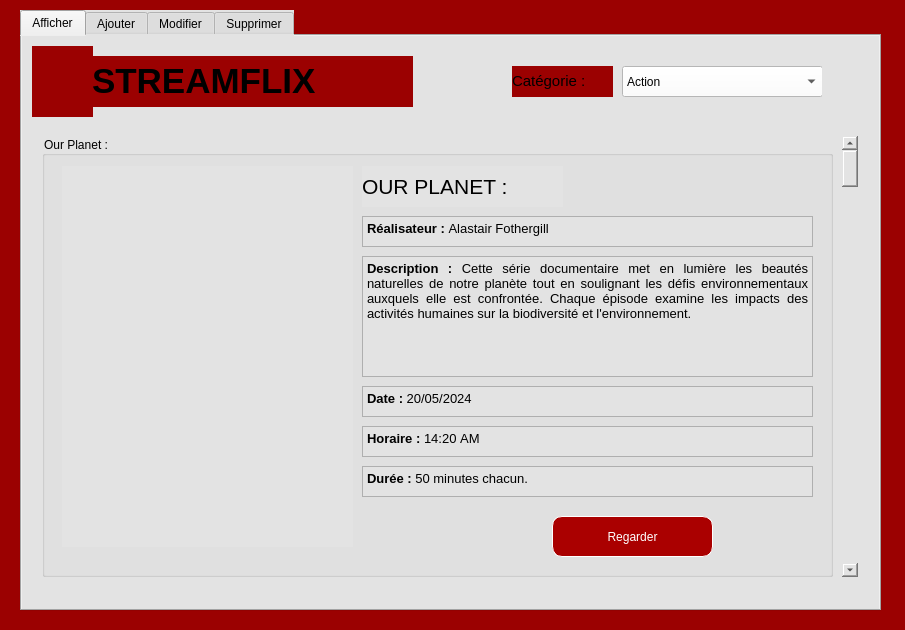
<?xml version="1.0" encoding="UTF-8"?>
<ui version="4.0">
 <class>Emission</class>
 <widget class="QDialog" name="Emission">
  <property name="geometry">
   <rect>
    <x>0</x>
    <y>0</y>
    <width>905</width>
    <height>630</height>
   </rect>
  </property>
  <property name="windowTitle">
   <string>Emission</string>
  </property>
  <property name="styleSheet">
   <string notr="true">background-color: rgb(155, 1, 1);</string>
  </property>
  <widget class="QTabWidget" name="tabWidget">
   <property name="geometry">
    <rect>
     <x>20</x>
     <y>10</y>
     <width>861</width>
     <height>601</height>
    </rect>
   </property>
   <property name="styleSheet">
    <string notr="true">background-color: rgb(227, 227, 227);
font: 9pt &quot;Sitka&quot;;</string>
   </property>
   <property name="currentIndex">
    <number>0</number>
   </property>
   <widget class="QWidget" name="tab_2">
    <attribute name="title">
     <string>Afficher</string>
    </attribute>
    <widget class="QLabel" name="label_2">
     <property name="geometry">
      <rect>
       <x>0</x>
       <y>-40</y>
       <width>941</width>
       <height>631</height>
      </rect>
     </property>
     <property name="styleSheet">
      <string notr="true">image: url(:/new/prefix1/BackRouge.png);</string>
     </property>
     <property name="text">
      <string/>
     </property>
    </widget>
    <widget class="QLabel" name="label_40">
     <property name="geometry">
      <rect>
       <x>10</x>
       <y>10</y>
       <width>61</width>
       <height>71</height>
      </rect>
     </property>
     <property name="styleSheet">
      <string notr="true">background-color: rgb(155, 1, 1);
image: url(:/new/prefix1/Logo.png);</string>
     </property>
     <property name="text">
      <string/>
     </property>
    </widget>
    <widget class="QComboBox" name="comboBox_4">
     <property name="geometry">
      <rect>
       <x>600</x>
       <y>30</y>
       <width>201</width>
       <height>31</height>
      </rect>
     </property>
     <property name="styleSheet">
      <string notr="true">background-color: rgb(255, 255, 255);</string>
     </property>
     <item>
      <property name="text">
       <string>Action</string>
      </property>
     </item>
     <item>
      <property name="text">
       <string>Drame</string>
      </property>
     </item>
     <item>
      <property name="text">
       <string>Historique</string>
      </property>
     </item>
     <item>
      <property name="text">
       <string>Documentaire</string>
      </property>
     </item>
    </widget>
    <widget class="QLabel" name="label_41">
     <property name="geometry">
      <rect>
       <x>490</x>
       <y>30</y>
       <width>101</width>
       <height>31</height>
      </rect>
     </property>
     <property name="styleSheet">
      <string notr="true">background-color: rgb(155, 1, 1);</string>
     </property>
     <property name="text">
      <string>&lt;html&gt;&lt;head/&gt;&lt;body&gt;&lt;p&gt;&lt;span style=&quot; font-size:11pt;&quot;&gt;Catégorie :&lt;/span&gt;&lt;/p&gt;&lt;/body&gt;&lt;/html&gt;</string>
     </property>
    </widget>
    <widget class="QGroupBox" name="groupBox_4">
     <property name="geometry">
      <rect>
       <x>20</x>
       <y>100</y>
       <width>791</width>
       <height>441</height>
      </rect>
     </property>
     <property name="title">
      <string>Our Planet :</string>
     </property>
     <widget class="QTextEdit" name="textEdit_4">
      <property name="geometry">
       <rect>
        <x>320</x>
        <y>120</y>
        <width>451</width>
        <height>121</height>
       </rect>
      </property>
      <property name="html">
       <string>&lt;!DOCTYPE HTML PUBLIC &quot;-//W3C//DTD HTML 4.0//EN&quot; &quot;http://www.w3.org/TR/REC-html40/strict.dtd&quot;&gt;
&lt;html&gt;&lt;head&gt;&lt;meta name=&quot;qrichtext&quot; content=&quot;1&quot; /&gt;&lt;style type=&quot;text/css&quot;&gt;
p, li { white-space: pre-wrap; }
&lt;/style&gt;&lt;/head&gt;&lt;body style=&quot; font-family:'Sitka'; font-size:9pt; font-weight:400; font-style:normal;&quot;&gt;
&lt;p align=&quot;justify&quot; style=&quot; margin-top:0px; margin-bottom:0px; margin-left:0px; margin-right:0px; -qt-block-indent:0; text-indent:0px;&quot;&gt;&lt;span style=&quot; font-family:'Imprint MT Shadow'; font-size:10pt; font-weight:600;&quot;&gt;Description :&lt;/span&gt;&lt;span style=&quot; font-family:'Imprint MT Shadow'; font-size:10pt;&quot;&gt; Cette série documentaire met en lumière les beautés naturelles de notre planète tout en soulignant les défis environnementaux auxquels elle est confrontée. Chaque épisode examine les impacts des activités humaines sur la biodiversité et l'environnement.&lt;/span&gt;&lt;/p&gt;&lt;/body&gt;&lt;/html&gt;</string>
      </property>
     </widget>
     <widget class="QTextEdit" name="textEdit_5">
      <property name="geometry">
       <rect>
        <x>320</x>
        <y>80</y>
        <width>451</width>
        <height>31</height>
       </rect>
      </property>
      <property name="html">
       <string>&lt;!DOCTYPE HTML PUBLIC &quot;-//W3C//DTD HTML 4.0//EN&quot; &quot;http://www.w3.org/TR/REC-html40/strict.dtd&quot;&gt;
&lt;html&gt;&lt;head&gt;&lt;meta name=&quot;qrichtext&quot; content=&quot;1&quot; /&gt;&lt;style type=&quot;text/css&quot;&gt;
p, li { white-space: pre-wrap; }
&lt;/style&gt;&lt;/head&gt;&lt;body style=&quot; font-family:'Sitka'; font-size:9pt; font-weight:400; font-style:normal;&quot;&gt;
&lt;p align=&quot;justify&quot; style=&quot; margin-top:0px; margin-bottom:0px; margin-left:0px; margin-right:0px; -qt-block-indent:0; text-indent:0px;&quot;&gt;&lt;span style=&quot; font-family:'Imprint MT Shadow'; font-size:10pt; font-weight:600;&quot;&gt;Réalisateur : &lt;/span&gt;&lt;span style=&quot; font-family:'Imprint MT Shadow'; font-size:10pt;&quot;&gt;Alastair Fothergill&lt;/span&gt;&lt;/p&gt;&lt;/body&gt;&lt;/html&gt;</string>
      </property>
     </widget>
     <widget class="QTextEdit" name="textEdit_6">
      <property name="geometry">
       <rect>
        <x>320</x>
        <y>330</y>
        <width>451</width>
        <height>31</height>
       </rect>
      </property>
      <property name="html">
       <string>&lt;!DOCTYPE HTML PUBLIC &quot;-//W3C//DTD HTML 4.0//EN&quot; &quot;http://www.w3.org/TR/REC-html40/strict.dtd&quot;&gt;
&lt;html&gt;&lt;head&gt;&lt;meta name=&quot;qrichtext&quot; content=&quot;1&quot; /&gt;&lt;style type=&quot;text/css&quot;&gt;
p, li { white-space: pre-wrap; }
&lt;/style&gt;&lt;/head&gt;&lt;body style=&quot; font-family:'Sitka'; font-size:9pt; font-weight:400; font-style:normal;&quot;&gt;
&lt;p style=&quot; margin-top:0px; margin-bottom:0px; margin-left:0px; margin-right:0px; -qt-block-indent:0; text-indent:0px;&quot;&gt;&lt;span style=&quot; font-family:'Imprint MT Shadow'; font-size:10pt; font-weight:600;&quot;&gt;Durée :&lt;/span&gt;&lt;span style=&quot; font-family:'Imprint MT Shadow'; font-size:10pt;&quot;&gt; 50 minutes chacun.&lt;/span&gt;&lt;/p&gt;&lt;/body&gt;&lt;/html&gt;</string>
      </property>
     </widget>
     <widget class="QLabel" name="label_42">
      <property name="geometry">
       <rect>
        <x>20</x>
        <y>30</y>
        <width>291</width>
        <height>381</height>
       </rect>
      </property>
      <property name="styleSheet">
       <string notr="true">image: url(:/new/prefix1/OurPlanet.png);</string>
      </property>
      <property name="text">
       <string/>
      </property>
     </widget>
     <widget class="QLabel" name="label_43">
      <property name="geometry">
       <rect>
        <x>320</x>
        <y>30</y>
        <width>201</width>
        <height>41</height>
       </rect>
      </property>
      <property name="text">
       <string>&lt;html&gt;&lt;head/&gt;&lt;body&gt;&lt;p&gt;&lt;span style=&quot; font-size:16pt;&quot;&gt;OUR PLANET :&lt;/span&gt;&lt;/p&gt;&lt;/body&gt;&lt;/html&gt;</string>
      </property>
     </widget>
     <widget class="QPushButton" name="pushButton_15">
      <property name="geometry">
       <rect>
        <x>510</x>
        <y>380</y>
        <width>161</width>
        <height>41</height>
       </rect>
      </property>
      <property name="styleSheet">
       <string notr="true">background-color: rgb(170, 0, 0);
border :1px solid rgb(255, 255, 255);
border-radius :10px;
color: #FFF;
padding-left: 20px;
padding-right:20px;
</string>
      </property>
      <property name="text">
       <string>Regarder</string>
      </property>
     </widget>
     <widget class="QTextEdit" name="textEdit_7">
      <property name="geometry">
       <rect>
        <x>320</x>
        <y>250</y>
        <width>451</width>
        <height>31</height>
       </rect>
      </property>
      <property name="html">
       <string>&lt;!DOCTYPE HTML PUBLIC &quot;-//W3C//DTD HTML 4.0//EN&quot; &quot;http://www.w3.org/TR/REC-html40/strict.dtd&quot;&gt;
&lt;html&gt;&lt;head&gt;&lt;meta name=&quot;qrichtext&quot; content=&quot;1&quot; /&gt;&lt;style type=&quot;text/css&quot;&gt;
p, li { white-space: pre-wrap; }
&lt;/style&gt;&lt;/head&gt;&lt;body style=&quot; font-family:'Sitka'; font-size:9pt; font-weight:400; font-style:normal;&quot;&gt;
&lt;p style=&quot; margin-top:0px; margin-bottom:0px; margin-left:0px; margin-right:0px; -qt-block-indent:0; text-indent:0px;&quot;&gt;&lt;span style=&quot; font-family:'Imprint MT Shadow'; font-size:10pt; font-weight:600;&quot;&gt;Date : &lt;/span&gt;&lt;span style=&quot; font-family:'Imprint MT Shadow'; font-size:10pt;&quot;&gt;20/05/2024&lt;/span&gt;&lt;/p&gt;&lt;/body&gt;&lt;/html&gt;</string>
      </property>
     </widget>
     <widget class="QTextEdit" name="textEdit_8">
      <property name="geometry">
       <rect>
        <x>320</x>
        <y>290</y>
        <width>451</width>
        <height>31</height>
       </rect>
      </property>
      <property name="html">
       <string>&lt;!DOCTYPE HTML PUBLIC &quot;-//W3C//DTD HTML 4.0//EN&quot; &quot;http://www.w3.org/TR/REC-html40/strict.dtd&quot;&gt;
&lt;html&gt;&lt;head&gt;&lt;meta name=&quot;qrichtext&quot; content=&quot;1&quot; /&gt;&lt;style type=&quot;text/css&quot;&gt;
p, li { white-space: pre-wrap; }
&lt;/style&gt;&lt;/head&gt;&lt;body style=&quot; font-family:'Sitka'; font-size:9pt; font-weight:400; font-style:normal;&quot;&gt;
&lt;p style=&quot; margin-top:0px; margin-bottom:0px; margin-left:0px; margin-right:0px; -qt-block-indent:0; text-indent:0px;&quot;&gt;&lt;span style=&quot; font-family:'Imprint MT Shadow'; font-size:10pt; font-weight:600;&quot;&gt;Horaire :&lt;/span&gt;&lt;span style=&quot; font-family:'Imprint MT Shadow'; font-size:10pt;&quot;&gt; 14:20&lt;/span&gt;&lt;span style=&quot; font-family:'Imprint MT Shadow'; font-size:10pt; font-weight:600;&quot;&gt; &lt;/span&gt;&lt;span style=&quot; font-family:'Imprint MT Shadow'; font-size:10pt;&quot;&gt;AM&lt;/span&gt;&lt;/p&gt;&lt;/body&gt;&lt;/html&gt;</string>
      </property>
     </widget>
    </widget>
    <widget class="QScrollBar" name="verticalScrollBar">
     <property name="geometry">
      <rect>
       <x>890</x>
       <y>90</y>
       <width>20</width>
       <height>441</height>
      </rect>
     </property>
     <property name="orientation">
      <enum>Qt::Vertical</enum>
     </property>
    </widget>
    <widget class="QLabel" name="label_14">
     <property name="geometry">
      <rect>
       <x>800</x>
       <y>30</y>
       <width>41</width>
       <height>31</height>
      </rect>
     </property>
     <property name="styleSheet">
      <string notr="true">image: url(:/new/prefix1/Tri.png);</string>
     </property>
     <property name="text">
      <string/>
     </property>
    </widget>
    <widget class="QScrollBar" name="verticalScrollBar_2">
     <property name="geometry">
      <rect>
       <x>820</x>
       <y>100</y>
       <width>16</width>
       <height>441</height>
      </rect>
     </property>
     <property name="orientation">
      <enum>Qt::Vertical</enum>
     </property>
    </widget>
    <widget class="QLabel" name="label_44">
     <property name="geometry">
      <rect>
       <x>70</x>
       <y>20</y>
       <width>321</width>
       <height>51</height>
      </rect>
     </property>
     <property name="styleSheet">
      <string notr="true">background-color: rgb(155, 1, 1);</string>
     </property>
     <property name="text">
      <string>&lt;html&gt;&lt;head/&gt;&lt;body&gt;&lt;p&gt;&lt;span style=&quot; font-size:26pt; font-weight:600;&quot;&gt;STREAMFLIX&lt;/span&gt;&lt;/p&gt;&lt;/body&gt;&lt;/html&gt;</string>
     </property>
    </widget>
   </widget>
   <widget class="QWidget" name="tab">
    <attribute name="title">
     <string>Ajouter</string>
    </attribute>
    <widget class="QLabel" name="label_3">
     <property name="geometry">
      <rect>
       <x>-170</x>
       <y>0</y>
       <width>1201</width>
       <height>571</height>
      </rect>
     </property>
     <property name="styleSheet">
      <string notr="true">image: url(:/new/prefix1/Background.png);</string>
     </property>
     <property name="text">
      <string/>
     </property>
    </widget>
    <widget class="QLineEdit" name="lineEdit">
     <property name="geometry">
      <rect>
       <x>320</x>
       <y>130</y>
       <width>141</width>
       <height>20</height>
      </rect>
     </property>
     <property name="styleSheet">
      <string notr="true">background-color: rgb(255, 255, 255);</string>
     </property>
    </widget>
    <widget class="QLineEdit" name="lineEdit_2">
     <property name="geometry">
      <rect>
       <x>320</x>
       <y>180</y>
       <width>141</width>
       <height>20</height>
      </rect>
     </property>
     <property name="styleSheet">
      <string notr="true">background-color: rgb(255, 255, 255);</string>
     </property>
    </widget>
    <widget class="QLabel" name="label_4">
     <property name="geometry">
      <rect>
       <x>160</x>
       <y>130</y>
       <width>121</width>
       <height>16</height>
      </rect>
     </property>
     <property name="styleSheet">
      <string notr="true">background-color: rgb(227, 227, 227);</string>
     </property>
     <property name="text">
      <string>Id Emission :</string>
     </property>
    </widget>
    <widget class="QLabel" name="label_5">
     <property name="geometry">
      <rect>
       <x>490</x>
       <y>180</y>
       <width>121</width>
       <height>16</height>
      </rect>
     </property>
     <property name="text">
      <string>Réalisateur :</string>
     </property>
    </widget>
    <widget class="QLabel" name="label_6">
     <property name="geometry">
      <rect>
       <x>160</x>
       <y>180</y>
       <width>151</width>
       <height>21</height>
      </rect>
     </property>
     <property name="text">
      <string>Titre de l'Emission :</string>
     </property>
    </widget>
    <widget class="QLabel" name="label_7">
     <property name="geometry">
      <rect>
       <x>570</x>
       <y>235</y>
       <width>71</width>
       <height>16</height>
      </rect>
     </property>
     <property name="text">
      <string>Durée :</string>
     </property>
    </widget>
    <widget class="QLabel" name="label_8">
     <property name="geometry">
      <rect>
       <x>350</x>
       <y>230</y>
       <width>81</width>
       <height>21</height>
      </rect>
     </property>
     <property name="text">
      <string>Horaire :</string>
     </property>
    </widget>
    <widget class="QLabel" name="label_9">
     <property name="geometry">
      <rect>
       <x>160</x>
       <y>230</y>
       <width>47</width>
       <height>21</height>
      </rect>
     </property>
     <property name="text">
      <string>Date :</string>
     </property>
    </widget>
    <widget class="QLineEdit" name="lineEdit_3">
     <property name="geometry">
      <rect>
       <x>610</x>
       <y>180</y>
       <width>141</width>
       <height>20</height>
      </rect>
     </property>
     <property name="styleSheet">
      <string notr="true">background-color: rgb(255, 255, 255);</string>
     </property>
    </widget>
    <widget class="QLineEdit" name="lineEdit_6">
     <property name="geometry">
      <rect>
       <x>640</x>
       <y>230</y>
       <width>113</width>
       <height>20</height>
      </rect>
     </property>
     <property name="styleSheet">
      <string notr="true">background-color: rgb(255, 255, 255);</string>
     </property>
    </widget>
    <widget class="QDateEdit" name="dateEdit">
     <property name="geometry">
      <rect>
       <x>210</x>
       <y>230</y>
       <width>121</width>
       <height>22</height>
      </rect>
     </property>
     <property name="styleSheet">
      <string notr="true">background-color: rgb(255, 255, 255);</string>
     </property>
    </widget>
    <widget class="QTimeEdit" name="timeEdit">
     <property name="geometry">
      <rect>
       <x>430</x>
       <y>230</y>
       <width>118</width>
       <height>22</height>
      </rect>
     </property>
     <property name="styleSheet">
      <string notr="true">background-color: rgb(255, 255, 255);</string>
     </property>
    </widget>
    <widget class="QLabel" name="label_10">
     <property name="geometry">
      <rect>
       <x>210</x>
       <y>280</y>
       <width>111</width>
       <height>41</height>
      </rect>
     </property>
     <property name="text">
      <string>Description :</string>
     </property>
    </widget>
    <widget class="QTextEdit" name="textEdit">
     <property name="geometry">
      <rect>
       <x>330</x>
       <y>290</y>
       <width>251</width>
       <height>71</height>
      </rect>
     </property>
     <property name="styleSheet">
      <string notr="true">background-color: rgb(255, 255, 255);</string>
     </property>
    </widget>
    <widget class="QPushButton" name="pushButton_8">
     <property name="geometry">
      <rect>
       <x>450</x>
       <y>410</y>
       <width>111</width>
       <height>31</height>
      </rect>
     </property>
     <property name="styleSheet">
      <string notr="true">background-color: rgb(170, 0, 0);
border :1px solid rgb(255, 255, 255);
border-radius :10px;
color: #FFF;
padding-left: 20px;
padding-right:20px;
</string>
     </property>
     <property name="text">
      <string>Quitter</string>
     </property>
    </widget>
    <widget class="QPushButton" name="pushButton_9">
     <property name="geometry">
      <rect>
       <x>320</x>
       <y>410</y>
       <width>111</width>
       <height>31</height>
      </rect>
     </property>
     <property name="styleSheet">
      <string notr="true">background-color: rgb(170, 0, 0);
border :1px solid rgb(255, 255, 255);
border-radius :10px;
color: #FFF;
padding-left: 20px;
padding-right:20px;
</string>
     </property>
     <property name="text">
      <string>Valider</string>
     </property>
    </widget>
    <widget class="QComboBox" name="comboBox">
     <property name="geometry">
      <rect>
       <x>610</x>
       <y>130</y>
       <width>141</width>
       <height>22</height>
      </rect>
     </property>
     <property name="styleSheet">
      <string notr="true">background-color: rgb(223, 223, 223);</string>
     </property>
     <item>
      <property name="text">
       <string>Action</string>
      </property>
     </item>
     <item>
      <property name="text">
       <string>Drame</string>
      </property>
     </item>
     <item>
      <property name="text">
       <string>Historique</string>
      </property>
     </item>
     <item>
      <property name="text">
       <string>Documentaire</string>
      </property>
     </item>
    </widget>
    <widget class="QLabel" name="label_11">
     <property name="geometry">
      <rect>
       <x>490</x>
       <y>130</y>
       <width>101</width>
       <height>21</height>
      </rect>
     </property>
     <property name="text">
      <string>Catégorie :</string>
     </property>
    </widget>
   </widget>
   <widget class="QWidget" name="tab_3">
    <attribute name="title">
     <string>Modifier</string>
    </attribute>
    <widget class="QLabel" name="label_18">
     <property name="geometry">
      <rect>
       <x>-170</x>
       <y>0</y>
       <width>1201</width>
       <height>571</height>
      </rect>
     </property>
     <property name="styleSheet">
      <string notr="true">image: url(:/new/prefix1/Background.png);</string>
     </property>
     <property name="text">
      <string/>
     </property>
    </widget>
    <widget class="QLabel" name="label_26">
     <property name="geometry">
      <rect>
       <x>160</x>
       <y>190</y>
       <width>171</width>
       <height>21</height>
      </rect>
     </property>
     <property name="text">
      <string>Titre de l'Emission :</string>
     </property>
    </widget>
    <widget class="QPushButton" name="pushButton_11">
     <property name="geometry">
      <rect>
       <x>450</x>
       <y>420</y>
       <width>111</width>
       <height>31</height>
      </rect>
     </property>
     <property name="styleSheet">
      <string notr="true">background-color: rgb(170, 0, 0);
border :1px solid rgb(255, 255, 255);
border-radius :10px;
color: #FFF;
padding-left: 20px;
padding-right:20px;
</string>
     </property>
     <property name="text">
      <string>Quitter</string>
     </property>
    </widget>
    <widget class="QTimeEdit" name="timeEdit_2">
     <property name="geometry">
      <rect>
       <x>430</x>
       <y>240</y>
       <width>118</width>
       <height>22</height>
      </rect>
     </property>
     <property name="styleSheet">
      <string notr="true">background-color: rgb(255, 255, 255);</string>
     </property>
    </widget>
    <widget class="QLineEdit" name="lineEdit_8">
     <property name="geometry">
      <rect>
       <x>600</x>
       <y>190</y>
       <width>151</width>
       <height>20</height>
      </rect>
     </property>
     <property name="styleSheet">
      <string notr="true">background-color: rgb(255, 255, 255);</string>
     </property>
    </widget>
    <widget class="QPushButton" name="pushButton_10">
     <property name="geometry">
      <rect>
       <x>320</x>
       <y>420</y>
       <width>111</width>
       <height>31</height>
      </rect>
     </property>
     <property name="styleSheet">
      <string notr="true">background-color: rgb(170, 0, 0);
border :1px solid rgb(255, 255, 255);
border-radius :10px;
color: #FFF;
padding-left: 20px;
padding-right:20px;
</string>
     </property>
     <property name="text">
      <string>Valider</string>
     </property>
    </widget>
    <widget class="QLabel" name="label_22">
     <property name="geometry">
      <rect>
       <x>490</x>
       <y>140</y>
       <width>101</width>
       <height>21</height>
      </rect>
     </property>
     <property name="text">
      <string>Catégorie :</string>
     </property>
    </widget>
    <widget class="QLabel" name="label_20">
     <property name="geometry">
      <rect>
       <x>490</x>
       <y>190</y>
       <width>101</width>
       <height>16</height>
      </rect>
     </property>
     <property name="text">
      <string>Réalisateur :</string>
     </property>
    </widget>
    <widget class="QTextEdit" name="textEdit_2">
     <property name="geometry">
      <rect>
       <x>330</x>
       <y>300</y>
       <width>251</width>
       <height>71</height>
      </rect>
     </property>
     <property name="styleSheet">
      <string notr="true">background-color: rgb(255, 255, 255);</string>
     </property>
    </widget>
    <widget class="QLineEdit" name="lineEdit_7">
     <property name="geometry">
      <rect>
       <x>640</x>
       <y>240</y>
       <width>113</width>
       <height>20</height>
      </rect>
     </property>
     <property name="styleSheet">
      <string notr="true">background-color: rgb(255, 255, 255);</string>
     </property>
    </widget>
    <widget class="QLineEdit" name="lineEdit_5">
     <property name="geometry">
      <rect>
       <x>320</x>
       <y>190</y>
       <width>141</width>
       <height>20</height>
      </rect>
     </property>
     <property name="styleSheet">
      <string notr="true">background-color: rgb(255, 255, 255);</string>
     </property>
    </widget>
    <widget class="QLabel" name="label_19">
     <property name="geometry">
      <rect>
       <x>350</x>
       <y>240</y>
       <width>81</width>
       <height>21</height>
      </rect>
     </property>
     <property name="text">
      <string>Horaire :</string>
     </property>
    </widget>
    <widget class="QLineEdit" name="lineEdit_4">
     <property name="geometry">
      <rect>
       <x>320</x>
       <y>140</y>
       <width>141</width>
       <height>20</height>
      </rect>
     </property>
     <property name="styleSheet">
      <string notr="true">background-color: rgb(255, 255, 255);</string>
     </property>
    </widget>
    <widget class="QLabel" name="label_24">
     <property name="geometry">
      <rect>
       <x>570</x>
       <y>245</y>
       <width>71</width>
       <height>16</height>
      </rect>
     </property>
     <property name="text">
      <string>Durée :</string>
     </property>
    </widget>
    <widget class="QLabel" name="label_23">
     <property name="geometry">
      <rect>
       <x>160</x>
       <y>140</y>
       <width>121</width>
       <height>16</height>
      </rect>
     </property>
     <property name="styleSheet">
      <string notr="true">background-color: rgb(227, 227, 227);</string>
     </property>
     <property name="text">
      <string>Id Emission :</string>
     </property>
    </widget>
    <widget class="QLabel" name="label_25">
     <property name="geometry">
      <rect>
       <x>210</x>
       <y>290</y>
       <width>111</width>
       <height>41</height>
      </rect>
     </property>
     <property name="text">
      <string>Description :</string>
     </property>
    </widget>
    <widget class="QDateEdit" name="dateEdit_2">
     <property name="geometry">
      <rect>
       <x>210</x>
       <y>240</y>
       <width>121</width>
       <height>22</height>
      </rect>
     </property>
     <property name="styleSheet">
      <string notr="true">background-color: rgb(255, 255, 255);</string>
     </property>
    </widget>
    <widget class="QComboBox" name="comboBox_2">
     <property name="geometry">
      <rect>
       <x>600</x>
       <y>140</y>
       <width>151</width>
       <height>22</height>
      </rect>
     </property>
     <property name="styleSheet">
      <string notr="true">background-color: rgb(223, 223, 223);</string>
     </property>
     <item>
      <property name="text">
       <string>Action</string>
      </property>
     </item>
     <item>
      <property name="text">
       <string>Drame</string>
      </property>
     </item>
     <item>
      <property name="text">
       <string>Historique</string>
      </property>
     </item>
     <item>
      <property name="text">
       <string>Documentaire</string>
      </property>
     </item>
    </widget>
    <widget class="QLabel" name="label_21">
     <property name="geometry">
      <rect>
       <x>160</x>
       <y>240</y>
       <width>47</width>
       <height>21</height>
      </rect>
     </property>
     <property name="text">
      <string>Date :</string>
     </property>
    </widget>
   </widget>
   <widget class="QWidget" name="tab_4">
    <attribute name="title">
     <string>Supprimer</string>
    </attribute>
    <widget class="QLabel" name="label_38">
     <property name="geometry">
      <rect>
       <x>-170</x>
       <y>0</y>
       <width>1201</width>
       <height>571</height>
      </rect>
     </property>
     <property name="styleSheet">
      <string notr="true">image: url(:/new/prefix1/Background.png);</string>
     </property>
     <property name="text">
      <string/>
     </property>
    </widget>
    <widget class="QLabel" name="label_39">
     <property name="geometry">
      <rect>
       <x>240</x>
       <y>270</y>
       <width>101</width>
       <height>31</height>
      </rect>
     </property>
     <property name="styleSheet">
      <string notr="true">background-color: rgb(227, 227, 227);</string>
     </property>
     <property name="text">
      <string>Id Emission :</string>
     </property>
    </widget>
    <widget class="QLineEdit" name="lineEdit_14">
     <property name="geometry">
      <rect>
       <x>350</x>
       <y>270</y>
       <width>201</width>
       <height>31</height>
      </rect>
     </property>
     <property name="styleSheet">
      <string notr="true">background-color: rgb(255, 255, 255);</string>
     </property>
    </widget>
    <widget class="QPushButton" name="pushButton_14">
     <property name="geometry">
      <rect>
       <x>320</x>
       <y>350</y>
       <width>201</width>
       <height>41</height>
      </rect>
     </property>
     <property name="styleSheet">
      <string notr="true">background-color: rgb(170, 0, 0);
border :1px solid rgb(255, 255, 255);
border-radius :10px;
color: #FFF;
padding-left: 20px;
padding-right:20px;
</string>
     </property>
     <property name="text">
      <string>Supprimer</string>
     </property>
    </widget>
    <widget class="QLabel" name="label_28">
     <property name="geometry">
      <rect>
       <x>550</x>
       <y>270</y>
       <width>41</width>
       <height>31</height>
      </rect>
     </property>
     <property name="styleSheet">
      <string notr="true">image: url(:/new/prefix1/Recherche.png);
background-color: rgb(255, 255, 255);</string>
     </property>
     <property name="text">
      <string/>
     </property>
    </widget>
    <widget class="QPushButton" name="pushButton_16">
     <property name="geometry">
      <rect>
       <x>560</x>
       <y>130</y>
       <width>81</width>
       <height>81</height>
      </rect>
     </property>
     <property name="styleSheet">
      <string notr="true">background-color: rgb(255, 255, 255);
border :1px solid rgb(255, 255, 255);
border-radius :10px;
color: #FFF;
padding-left: 20px;
padding-right:20px;
</string>
     </property>
     <property name="text">
      <string/>
     </property>
    </widget>
    <widget class="QLabel" name="label_12">
     <property name="geometry">
      <rect>
       <x>570</x>
       <y>140</y>
       <width>61</width>
       <height>61</height>
      </rect>
     </property>
     <property name="styleSheet">
      <string notr="true">image: url(:/new/prefix1/PDF.png);
background-color: rgb(255, 255, 255);</string>
     </property>
     <property name="text">
      <string/>
     </property>
    </widget>
    <widget class="QPushButton" name="pushButton_17">
     <property name="geometry">
      <rect>
       <x>460</x>
       <y>130</y>
       <width>81</width>
       <height>81</height>
      </rect>
     </property>
     <property name="styleSheet">
      <string notr="true">background-color: rgb(255, 255, 255);
border :1px solid rgb(255, 255, 255);
border-radius :10px;
color: #FFF;
padding-left: 20px;
padding-right:20px;
</string>
     </property>
     <property name="text">
      <string/>
     </property>
    </widget>
    <widget class="QLabel" name="label_13">
     <property name="geometry">
      <rect>
       <x>470</x>
       <y>140</y>
       <width>61</width>
       <height>61</height>
      </rect>
     </property>
     <property name="styleSheet">
      <string notr="true">image: url(:/new/prefix1/NOTIFICATION.png);
background-color: rgb(255, 255, 255);</string>
     </property>
     <property name="text">
      <string/>
     </property>
    </widget>
    <widget class="QPushButton" name="pushButton_18">
     <property name="geometry">
      <rect>
       <x>360</x>
       <y>130</y>
       <width>81</width>
       <height>81</height>
      </rect>
     </property>
     <property name="styleSheet">
      <string notr="true">background-color: rgb(255, 255, 255);
border :1px solid rgb(255, 255, 255);
border-radius :10px;
color: #FFF;
padding-left: 20px;
padding-right:20px;
</string>
     </property>
     <property name="text">
      <string/>
     </property>
    </widget>
    <widget class="QLabel" name="label_15">
     <property name="geometry">
      <rect>
       <x>370</x>
       <y>140</y>
       <width>61</width>
       <height>61</height>
      </rect>
     </property>
     <property name="styleSheet">
      <string notr="true">image: url(:/new/prefix1/Traduction.png);
background-color: rgb(255, 255, 255);</string>
     </property>
     <property name="text">
      <string/>
     </property>
    </widget>
    <widget class="QPushButton" name="pushButton_19">
     <property name="geometry">
      <rect>
       <x>660</x>
       <y>130</y>
       <width>81</width>
       <height>81</height>
      </rect>
     </property>
     <property name="styleSheet">
      <string notr="true">background-color: rgb(255, 255, 255);
border :1px solid rgb(255, 255, 255);
border-radius :10px;
color: #FFF;
padding-left: 20px;
padding-right:20px;
</string>
     </property>
     <property name="text">
      <string/>
     </property>
    </widget>
    <widget class="QLabel" name="label_16">
     <property name="geometry">
      <rect>
       <x>670</x>
       <y>140</y>
       <width>61</width>
       <height>61</height>
      </rect>
     </property>
     <property name="styleSheet">
      <string notr="true">image: url(:/new/prefix1/Statistiques.png);
background-color: rgb(255, 255, 255);</string>
     </property>
     <property name="text">
      <string/>
     </property>
    </widget>
   </widget>
  </widget>
 </widget>
 <resources/>
 <connections/>
</ui>
